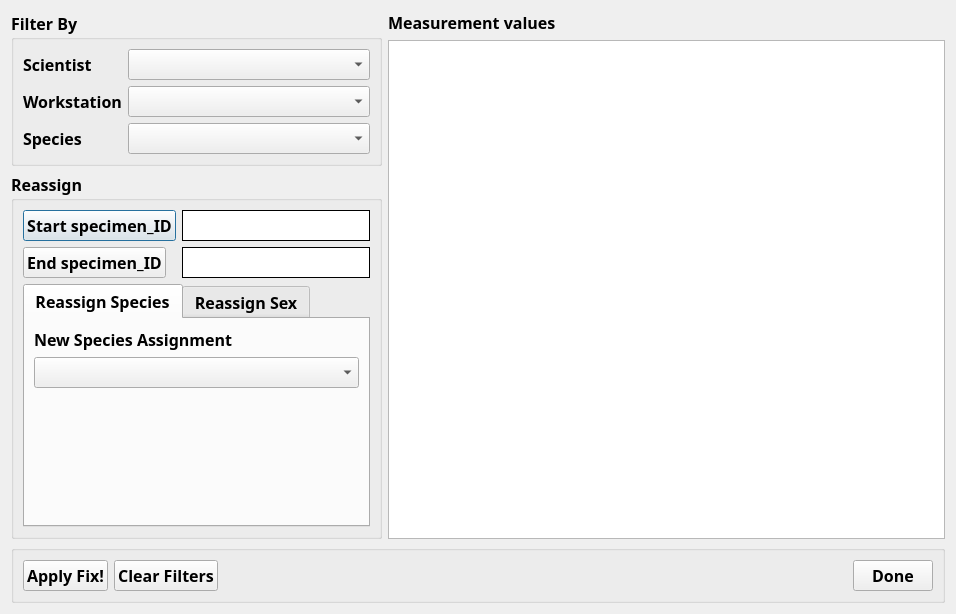
<?xml version="1.0" encoding="UTF-8"?>
<ui version="4.0">
 <class>clamsSpeciesFix</class>
 <widget class="QDialog" name="clamsSpeciesFix">
  <property name="geometry">
   <rect>
    <x>0</x>
    <y>0</y>
    <width>956</width>
    <height>614</height>
   </rect>
  </property>
  <property name="windowTitle">
   <string>CLAMS Fix Species</string>
  </property>
  <layout class="QVBoxLayout" name="verticalLayout">
   <item>
    <layout class="QHBoxLayout" name="horizontalLayout_2" stretch="40,60">
     <item>
      <layout class="QVBoxLayout" name="verticalLayout_3">
       <item>
        <widget class="QGroupBox" name="groupBox">
         <property name="font">
          <font>
           <family>Arial Black</family>
           <pointsize>12</pointsize>
           <weight>75</weight>
           <bold>true</bold>
          </font>
         </property>
         <property name="title">
          <string>Filter By</string>
         </property>
         <layout class="QFormLayout" name="formLayout">
          <item row="0" column="0">
           <widget class="QLabel" name="label_6">
            <property name="font">
             <font>
              <family>Arial Black</family>
              <pointsize>12</pointsize>
              <weight>75</weight>
              <bold>true</bold>
             </font>
            </property>
            <property name="text">
             <string>Scientist</string>
            </property>
           </widget>
          </item>
          <item row="0" column="1">
           <widget class="QComboBox" name="scientistBox">
            <property name="font">
             <font>
              <family>Arial Black</family>
              <pointsize>12</pointsize>
              <weight>75</weight>
              <bold>true</bold>
             </font>
            </property>
           </widget>
          </item>
          <item row="1" column="0">
           <widget class="QLabel" name="label_5">
            <property name="font">
             <font>
              <family>Arial Black</family>
              <pointsize>12</pointsize>
              <weight>75</weight>
              <bold>true</bold>
             </font>
            </property>
            <property name="text">
             <string>Workstation</string>
            </property>
           </widget>
          </item>
          <item row="1" column="1">
           <widget class="QComboBox" name="workstationBox">
            <property name="font">
             <font>
              <family>Arial Black</family>
              <pointsize>12</pointsize>
              <weight>75</weight>
              <bold>true</bold>
             </font>
            </property>
           </widget>
          </item>
          <item row="2" column="0">
           <widget class="QLabel" name="label_7">
            <property name="font">
             <font>
              <family>Arial Black</family>
              <pointsize>12</pointsize>
              <weight>75</weight>
              <bold>true</bold>
             </font>
            </property>
            <property name="text">
             <string>Species</string>
            </property>
           </widget>
          </item>
          <item row="2" column="1">
           <widget class="QComboBox" name="speciesBox">
            <property name="font">
             <font>
              <family>Arial Black</family>
              <pointsize>12</pointsize>
              <weight>75</weight>
              <bold>true</bold>
             </font>
            </property>
           </widget>
          </item>
         </layout>
        </widget>
       </item>
       <item>
        <widget class="QGroupBox" name="groupBox_2">
         <property name="font">
          <font>
           <family>Arial Black</family>
           <pointsize>12</pointsize>
           <weight>75</weight>
           <bold>true</bold>
          </font>
         </property>
         <property name="title">
          <string>Reassign</string>
         </property>
         <layout class="QVBoxLayout" name="verticalLayout_2">
          <item>
           <layout class="QFormLayout" name="formLayout_2">
            <item row="0" column="0">
             <widget class="QPushButton" name="startIDBtn">
              <property name="font">
               <font>
                <family>Arial Black</family>
                <pointsize>12</pointsize>
                <weight>75</weight>
                <bold>true</bold>
               </font>
              </property>
              <property name="text">
               <string>Start specimen_ID</string>
              </property>
             </widget>
            </item>
            <item row="0" column="1">
             <widget class="QLabel" name="startIDLabel">
              <property name="font">
               <font>
                <family>Arial Black</family>
                <pointsize>12</pointsize>
                <weight>75</weight>
                <bold>true</bold>
               </font>
              </property>
              <property name="toolTip">
               <string>&lt;html&gt;&lt;head/&gt;&lt;body&gt;&lt;p&gt;The starting specimen ID the fix will be applied to.&lt;/p&gt;&lt;/body&gt;&lt;/html&gt;</string>
              </property>
              <property name="styleSheet">
               <string notr="true">QWidget {
    background-color: white;
}</string>
              </property>
              <property name="frameShape">
               <enum>QFrame::Box</enum>
              </property>
              <property name="text">
               <string/>
              </property>
             </widget>
            </item>
            <item row="1" column="0">
             <widget class="QPushButton" name="endIDBtn">
              <property name="font">
               <font>
                <family>Arial Black</family>
                <pointsize>12</pointsize>
                <weight>75</weight>
                <bold>true</bold>
               </font>
              </property>
              <property name="text">
               <string>End specimen_ID</string>
              </property>
             </widget>
            </item>
            <item row="1" column="1">
             <widget class="QLabel" name="endIDLabel">
              <property name="font">
               <font>
                <family>Arial Black</family>
                <pointsize>12</pointsize>
                <weight>75</weight>
                <bold>true</bold>
               </font>
              </property>
              <property name="toolTip">
               <string>&lt;html&gt;&lt;head/&gt;&lt;body&gt;&lt;p&gt;The ending specimen ID the fix will be applied to.&lt;/p&gt;&lt;/body&gt;&lt;/html&gt;</string>
              </property>
              <property name="styleSheet">
               <string notr="true">QWidget {
    background-color: white;
}</string>
              </property>
              <property name="frameShape">
               <enum>QFrame::Box</enum>
              </property>
              <property name="text">
               <string/>
              </property>
             </widget>
            </item>
           </layout>
          </item>
          <item>
           <widget class="QTabWidget" name="reassignTabs">
            <property name="font">
             <font>
              <family>Arial Black</family>
              <pointsize>12</pointsize>
              <weight>75</weight>
              <bold>true</bold>
             </font>
            </property>
            <property name="toolTip">
             <string>&lt;html&gt;&lt;head/&gt;&lt;body&gt;&lt;p&gt;Select the &amp;quot;Species&amp;quot; tab a choose a species to assign to the specimen ids defined above. Select the &amp;quot;Sex&amp;quot; tab to choose a sex to assign to the specimen defined above.&lt;/p&gt;&lt;/body&gt;&lt;/html&gt;</string>
            </property>
            <property name="currentIndex">
             <number>0</number>
            </property>
            <widget class="QWidget" name="species">
             <attribute name="title">
              <string>Reassign Species</string>
             </attribute>
             <layout class="QVBoxLayout" name="verticalLayout_5">
              <item>
               <widget class="QLabel" name="label_9">
                <property name="font">
                 <font>
                  <family>Arial Black</family>
                  <pointsize>12</pointsize>
                  <weight>75</weight>
                  <bold>true</bold>
                 </font>
                </property>
                <property name="text">
                 <string>New Species Assignment</string>
                </property>
               </widget>
              </item>
              <item>
               <widget class="QComboBox" name="newSpeciesBox">
                <property name="font">
                 <font>
                  <family>Arial Black</family>
                  <pointsize>12</pointsize>
                  <weight>75</weight>
                  <bold>true</bold>
                 </font>
                </property>
               </widget>
              </item>
              <item>
               <spacer name="verticalSpacer">
                <property name="orientation">
                 <enum>Qt::Vertical</enum>
                </property>
                <property name="sizeHint" stdset="0">
                 <size>
                  <width>20</width>
                  <height>40</height>
                 </size>
                </property>
               </spacer>
              </item>
             </layout>
            </widget>
            <widget class="QWidget" name="sex">
             <attribute name="title">
              <string>Reassign Sex</string>
             </attribute>
             <layout class="QVBoxLayout" name="verticalLayout_6">
              <item>
               <widget class="QLabel" name="label_10">
                <property name="font">
                 <font>
                  <family>Arial Black</family>
                  <pointsize>12</pointsize>
                  <weight>75</weight>
                  <bold>true</bold>
                 </font>
                </property>
                <property name="text">
                 <string>New Sex Assignment</string>
                </property>
               </widget>
              </item>
              <item>
               <widget class="QComboBox" name="newSexBox">
                <property name="font">
                 <font>
                  <family>Arial Black</family>
                  <pointsize>14</pointsize>
                  <weight>75</weight>
                  <bold>true</bold>
                 </font>
                </property>
                <item>
                 <property name="text">
                  <string>Male</string>
                 </property>
                </item>
                <item>
                 <property name="text">
                  <string>Female</string>
                 </property>
                </item>
                <item>
                 <property name="text">
                  <string>Unsexed</string>
                 </property>
                </item>
               </widget>
              </item>
              <item>
               <spacer name="verticalSpacer_2">
                <property name="orientation">
                 <enum>Qt::Vertical</enum>
                </property>
                <property name="sizeHint" stdset="0">
                 <size>
                  <width>20</width>
                  <height>40</height>
                 </size>
                </property>
               </spacer>
              </item>
             </layout>
            </widget>
           </widget>
          </item>
         </layout>
        </widget>
       </item>
      </layout>
     </item>
     <item>
      <layout class="QVBoxLayout" name="verticalLayout_4">
       <item>
        <widget class="QLabel" name="label_3">
         <property name="font">
          <font>
           <family>Arial Black</family>
           <pointsize>12</pointsize>
           <weight>75</weight>
           <bold>true</bold>
          </font>
         </property>
         <property name="text">
          <string>Measurement values</string>
         </property>
        </widget>
       </item>
       <item>
        <widget class="QTableView" name="measureView">
         <property name="font">
          <font>
           <family>Arial Black</family>
           <pointsize>10</pointsize>
           <weight>75</weight>
           <bold>true</bold>
          </font>
         </property>
         <attribute name="verticalHeaderVisible">
          <bool>false</bool>
         </attribute>
        </widget>
       </item>
      </layout>
     </item>
    </layout>
   </item>
   <item>
    <widget class="QGroupBox" name="bottomBox">
     <property name="font">
      <font>
       <family>Arial Black</family>
       <pointsize>12</pointsize>
       <weight>75</weight>
       <bold>true</bold>
      </font>
     </property>
     <property name="title">
      <string/>
     </property>
     <layout class="QHBoxLayout" name="horizontalLayout">
      <item>
       <widget class="QPushButton" name="applyChangeBtn">
        <property name="font">
         <font>
          <family>Arial Black</family>
          <pointsize>12</pointsize>
          <weight>75</weight>
          <bold>true</bold>
         </font>
        </property>
        <property name="text">
         <string>Apply Fix!</string>
        </property>
       </widget>
      </item>
      <item>
       <widget class="QPushButton" name="clearBtn">
        <property name="font">
         <font>
          <family>Arial Black</family>
          <pointsize>12</pointsize>
          <weight>75</weight>
          <bold>true</bold>
         </font>
        </property>
        <property name="text">
         <string>Clear Filters</string>
        </property>
       </widget>
      </item>
      <item>
       <spacer name="horizontalSpacer">
        <property name="orientation">
         <enum>Qt::Horizontal</enum>
        </property>
        <property name="sizeHint" stdset="0">
         <size>
          <width>613</width>
          <height>20</height>
         </size>
        </property>
       </spacer>
      </item>
      <item>
       <widget class="QPushButton" name="doneBtn">
        <property name="font">
         <font>
          <family>Arial Black</family>
          <pointsize>12</pointsize>
          <weight>75</weight>
          <bold>true</bold>
         </font>
        </property>
        <property name="text">
         <string>Done</string>
        </property>
       </widget>
      </item>
     </layout>
    </widget>
   </item>
  </layout>
 </widget>
 <resources/>
 <connections/>
</ui>
